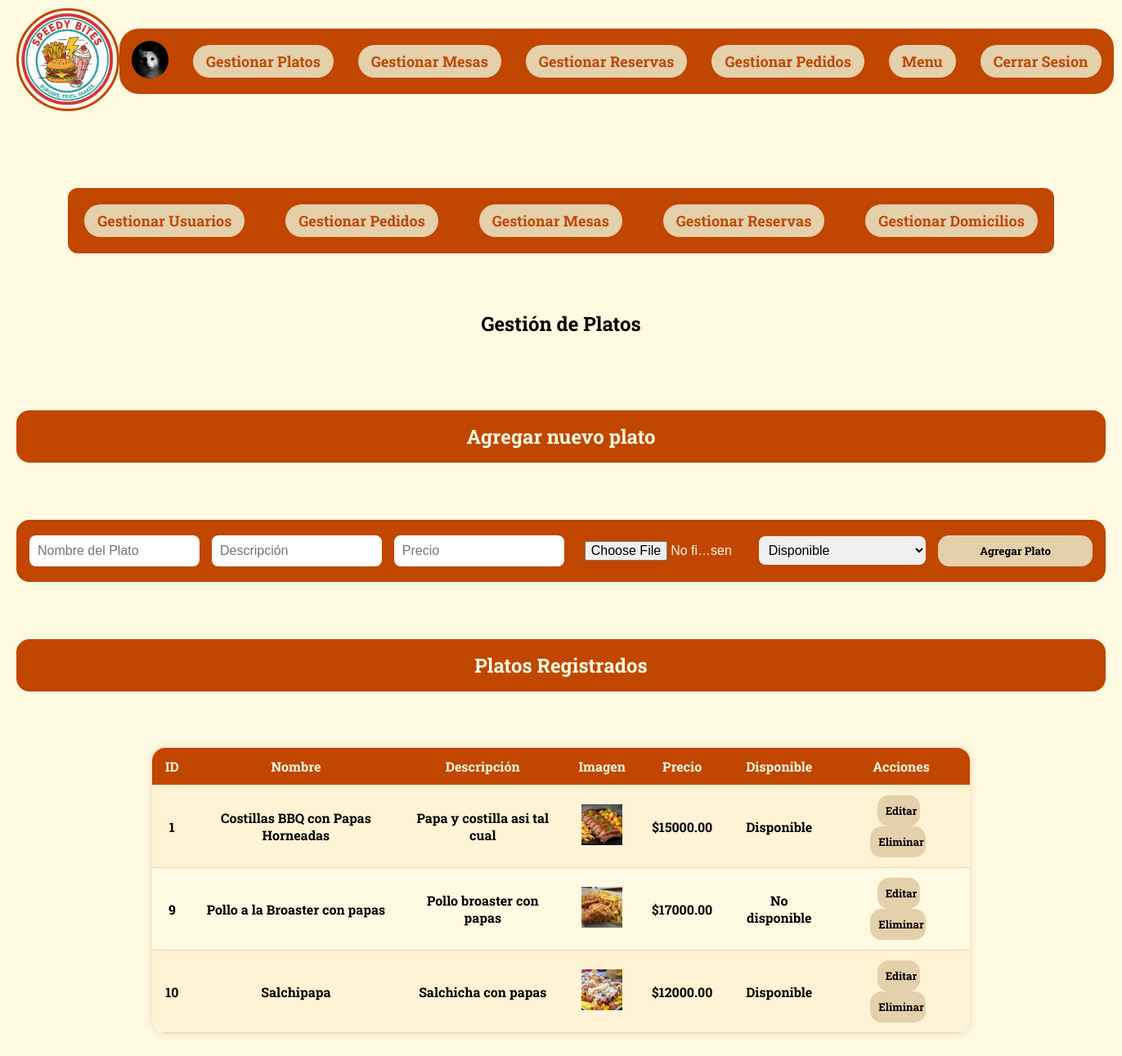
/Vista/html/rplato.php (signed in), run on the app's committed database.
### tables this page shows
CREATE TABLE `platos` (
  `ID_Plato` int(5) NOT NULL,
  `NombrePlato` varchar(255) DEFAULT NULL,
  `Descripcion` varchar(255) DEFAULT NULL,
  `Precio` decimal(10,2) DEFAULT NULL,
  `ImagenUrl` blob DEFAULT NULL,
  `Disponible` tinyint(1) NOT NULL
);

### Modelo/ModeloPlatos.php (called while the page is built, shortened)
<?php
require_once(ROOT_PATH . 'Configuracion/conexion.php');
class Plato {
    public $db;
    public function __construct() {
        $this->db = DB::connect();
    }
    public function obtenerPlato() {
        $sql = "SELECT * FROM platos";
        $stmt = $this->db->query($sql);
        return $stmt->fetchAll(PDO::FETCH_ASSOC);
    }
}

### Configuracion/conexion.php (called while the page is built, shortened)
<?php
class DB{
    private static $host = "localhost";
    private static $dbname = "resad";
    private static $username = "Adless";
    private static $password = "115";
    private static $charset = "utf8mb4";
    private static $pdo = null;
    public static function connect(){
        if(self::$pdo === null){
            try{
                $dn = "mysql:host=". self::$host.";dbname=". self::$dbname.";charset=".self::$charset;
                self::$pdo = new PDO($dn,self::$username,self::$password);
                self::$pdo->setAttribute(PDO::ATTR_ERRMODE, PDO::ERRMODE_EXCEPTION);
            }
            catch(PDOException $e){
                die("Error de conexion".$e -> getMessage());
            }
        }
        return self::$pdo;
    }
}
?>

### Vista/html/rplato.php (the view, shortened to what this page needs)
<?php
require_once '../../Modelo/ModeloPlatos.php';
$usuario = $_SESSION['usuario_logueado'];
$platos = $_SESSION['lista_platos'] ?? [];
$modelPlato = new Plato();
if ($usuario['Rolusu'] === 'Administrador' && empty($_SESSION['lista_platos'])) {
    $_SESSION['lista_platos'] = $modelPlato->obtenerPlato();
    $platos = $_SESSION['lista_platos'];
}
?>
<!DOCTYPE html>
<html lang="es">
<head>
    <link href="../css/perfil.css" rel="stylesheet">
</head>
<body>
<nav>
<?php if ($usuario): ?>
    <?php if ($usuario['Rolusu'] === 'Administrador'): ?>
        <nav>
            <ul>
                <li>
                    <a href="../../index.php">
                        <img src="../img/Logo.png" id="logo" alt="Logo">
                    </a>
                </li>
                <div id="navbotones">
                    <li>
                        <a href="./perfil.php">
                            <img id="fpp" src="../img/uP/<?= htmlspecialchars($usuario['ImagenPerfil'] ?? 'default.png') ?>" alt="Foto de perfil">
                        </a>
                    </li>
                    <li><a class="botonesnav" href="./rplato.php">Gestionar Platos</a></a></li>
                    <li><a class="botonesnav" href="./mesas.php">Gestionar Mesas</a></li>
                    <li><a class="botonesnav" href="./reservas.php">Gestionar Reservas</a></li>
                    <li><a class="botonesnav" href="./pedidos.php">Gestionar Pedidos</a></li>
                    <li><a class="botonesnav" href="./menu.php">Menu</a></li>
                    <li><a class="botonesnav" href="../../Controlador/usuarioController.php?action=cerrarSesion">Cerrar Sesion</a></li>
                </div>
            </ul>
        </nav>
    <?php endif; ?>
<?php endif; ?>
<div class="Contenedor">
    <?php if ($usuario['Rolusu'] === 'Administrador'): ?>
     <div id="opciones">
        <a class="botonesnav" href="./perfil.php">Gestionar Usuarios</a>
        <a class="botonesnav" href="./pedidos.php">Gestionar Pedidos</a>
        <a class="botonesnav" href="./mesas.php">Gestionar Mesas</a>
        <a class="botonesnav" href="./reservas.php">Gestionar Reservas</a>
        <a class="botonesnav" href="./domicilios.php">Gestionar Domicilios</a>
    </div>
    <div class="GesAdmin">
        <h1>Gestión de Platos</h1>
        <h2 class="Crear">Agregar nuevo plato</h2>
        <form class="Crear" method="POST" action="../../Controlador/platoController.php?action=agregarp" enctype="multipart/form-data">
            <input type="text" name="NombreP" placeholder="Nombre del Plato" required>
            <input type="text" name="Descripcion" placeholder="Descripción" required>
            <input type="number" name="PrecioP" placeholder="Precio" required>
            <input type="file" name="Imagen" required>
            <select name="Disponible">
                <option value="1">Disponible</option>
            </select>
            <button id="btn" type="submit">Agregar Plato</button>
        </form>
        <h2 class="Crear">Platos Registrados</h2>
        <table>
            <tr>
                <th>ID</th><th>Nombre</th><th>Descripción</th><th>Imagen</th><th>Precio</th><th>Disponible</th><th>Acciones</th>
            </tr>
            <?php foreach ($platos as $p): ?>
            <tr>
                <td><?= htmlspecialchars($p['ID_Plato']) ?></td>
                <td><?= htmlspecialchars($p['NombrePlato']) ?></td>
                <td><?= htmlspecialchars($p['Descripcion']) ?></td>
                <td>
                    <img style="width: 50px; height: 50px; object-fit: cover;"
                         src="../img/platos/<?= htmlspecialchars($p['ImagenUrl'] ?? 'default.png')?>"
                         alt="Foto del plato">
                </td>
                <td>$<?= htmlspecialchars($p['Precio']) ?></td>
                <td><?= $p['Disponible'] == 1 ? "Disponible" : "No disponible" ?></td>
                <td>
                    <form method="POST" action="rplato.php">
                        <button id="btn" type="submit">Editar</button>
                    </form>
                    <form method="POST" action="../../Controlador/platoController.php?action=eliminarp">
                        <button id="btn" type="submit" class="delete">Eliminar</button>
                    </form>
                </td>
            </tr>
            <?php endforeach; ?>
        </table>
    </div>
    <?php endif; ?>
</div>
</body>
</html>

### Vista/css/perfil.css (style rules this page uses)
* { text-decoration: none; text-decoration-line: none; }
body { font-family: "Roboto Slab", serif; font-optical-sizing: auto; font-weight: bold; font-style: normal; background-color: #FEF9E1; margin: 0; padding: 0; width: 100%; }
nav { width: 100%; }
ul { list-style-type: none; display: flex; justify-content: space-between; align-items: center; padding: 10px 20px; margin: 0; }
#logo { width: 120px; border: #C14600 3px solid; border-radius: 100%; }
#navbotones { background-color: #C14600; display: flex; justify-content: center; align-items: center; gap: 30px; padding: 15px; border-radius: 24px; }
.botonesnav { display: block; color: #C14600; padding: 8px 16px; text-decoration: none; font-size: 18px; background-color: #E5D0AC; border-radius: 26px; transition: 0.2s ease-out; white-space: nowrap; }
.Contenedor { display: flex; margin-top: 30px; margin-bottom: 50px; flex-direction: column; align-items: center; text-align: center; justify-content: center; padding: 20px; }
#fpp { width: 45px; border-radius: 100%; }
.GesAdmin { margin-top: 50px; display: flex; align-items: center; justify-content: space-between; flex-direction: column; gap: 50px; }
#opciones { display: flex; flex-direction: row; gap: 50px; margin-top: 30px; padding: 20px; border-radius: 12px; background-color: #C14600; }
.Crear, .Editar, .Reserva { background-color: #C14600; display: flex; flex-direction: row; width: 100%; border-radius: 16px; padding: 16px; color: #FEF9E1; align-items: center; justify-content: center; box-sizing: border-box; gap: 15px; }
input { width: 100%; padding: 10px; border: none; border-radius: 8px; box-sizing: border-box; font-size: 16px; }
#btn { padding: 10px; display: block; width: 90%; max-width: 200px; background-color: #E5D0AC; border-radius: 14px; border: none; font-family: "Roboto Slab", serif; font-optical-sizing: auto; font-weight: bold; font-style: normal; cursor: pointer; transition: 0.2s ease-out; text-align: center; }
select { width: 100%; padding: 8px; border: none; border-radius: 8px; box-sizing: border-box; font-size: 16px; }
table { width: 100%; max-width: 1000px; border-collapse: collapse; margin: 0 auto; font-family: "Roboto Slab", serif; background-color: #FEF9E1; box-shadow: 0 0 10px rgba(193, 70, 0, 0.2); border-radius: 16px; overflow: hidden; }
table th, table td { padding: 12px 16px; text-align: center; border-bottom: 1px solid #E5D0AC; }
table th { background-color: #C14600; color: #FEF9E1; font-weight: bold; font-size: 1em; }
table tr:nth-child(even) { background-color: #FFF3D6; }
table td form { display: inline-block; margin: 0 4px; }
table td button { padding: 6px 12px; background-color: #E5D0AC; border: none; border-radius: 10px; font-family: "Roboto Slab", serif; font-weight: bold; cursor: pointer; transition: background-color 0.2s ease-out; }

### data on the page
platos: ID_Plato "1", NombrePlato "Costillas BBQ con Papas Horneadas", Descripcion "Papa y costilla asi tal cual", ImagenUrl (picture), Precio "15000.00", Disponible "Disponible"
platos: ID_Plato "9", NombrePlato "Pollo a la Broaster con papas", Descripcion "Pollo broaster con papas", ImagenUrl (picture), Precio "17000.00", Disponible "No disponible"
platos: ID_Plato "10", NombrePlato "Salchipapa", Descripcion "Salchicha con papas", ImagenUrl (picture), Precio "12000.00", Disponible "Disponible"
